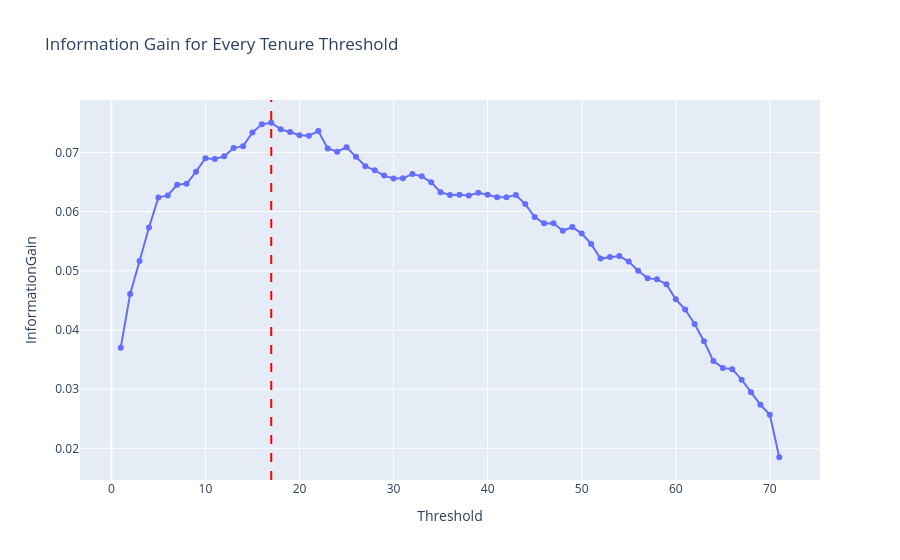

Notebook cell for this chart:
### Markdown cell above
### Information Thinking Interpretation

Observation: features such as contract, loyalty, price pressure, and support gap reduce uncertainty about churn.

Business interpretation: the model learns by receiving information that makes churn less surprising.

Engineering implication: information gain and mutual information help decide whether a feature deserves to exist.

takeaway: entropy is a confusion measure; information gain is the reduction in that confusion after seeing a feature.

### Code cell
fig = px.line(tenure_gain_scan, x="Threshold", y="InformationGain", markers=True, title="Information Gain for Every Tenure Threshold")
fig.show()

### Figure 1 — Plotly figure (JSON) as saved in the notebook; plotly's stock layout.template omitted (floating-point values rounded to 4 significant figures)
{"data": [{"hovertemplate": "Threshold=%{x}<br>InformationGain=%{y}<extra></extra>", "legendgroup": "", "line": {"color": "#636efa", "dash": "solid"}, "marker": {"symbol": "circle"}, "mode": "lines+markers", "name": "", "orientation": "v", "showlegend": false, "type": "scatter", "x": [1, 2, 3, 4, 5, 6, 7, 8, 9, 10, 11, 12, 13, 14, 15, 16, 17, 18, 19, 20, 21, 22, 23, 24, 25, 26, 27, 28, 29, 30, 31, 32, 33, 34, 35, 36, 37, 38, 39, 40, 41, 42, 43, 44, 45, 46, 47, 48, 49, 50, 51, 52, 53, 54, 55, 56, 57, 58, 59, 60, 61, 62, 63, 64, 65, 66, 67, 68, 69, 70, 71], "xaxis": "x", "y": [0.03701, 0.0461, 0.05165, 0.0573, 0.06239, 0.06273, 0.06453, 0.06469, 0.06675, 0.06903, 0.06889, 0.06934, 0.07074, 0.07106, 0.07336, 0.07476, 0.07502, 0.0739, 0.07344, 0.07292, 0.07283, 0.07362, 0.07067, 0.07013, 0.07087, 0.06927, 0.06768, 0.06698, 0.0661, 0.06558, 0.06562, 0.06634, 0.06596, 0.06494, 0.06326, 0.0628, 0.06284, 0.06274, 0.0632, 0.06284, 0.06243, 0.06243, 0.06281, 0.06127, 0.05909, 0.05801, 0.05805, 0.05677, 0.0574, 0.05629, 0.05454, 0.05206, 0.05233, 0.05249, 0.05156, 0.05001, 0.04876, 0.04856, 0.04774, 0.04519, 0.04346, 0.041, 0.03808, 0.03474, 0.03359, 0.03338, 0.03161, 0.02946, 0.02735, 0.02568, 0.01849], "yaxis": "y"}], "layout": {"legend": {"tracegroupgap": 0}, "shapes": [{"line": {"color": "red", "dash": "dash"}, "type": "line", "x0": 17, "x1": 17, "xref": "x", "y0": 0, "y1": 1, "yref": "y domain"}], "title": {"text": "Information Gain for Every Tenure Threshold"}, "xaxis": {"anchor": "y", "domain": [0, 1], "title": {"text": "Threshold"}}, "yaxis": {"anchor": "x", "domain": [0, 1], "title": {"text": "InformationGain"}}}}
